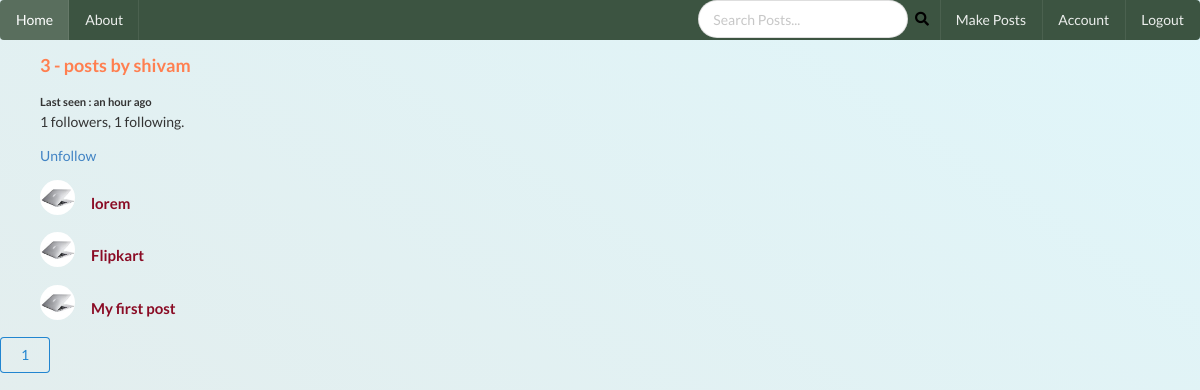
Screenshot of /user/shivam (signed in) with the database file from the repository.
### social_media/models.py (models this page shows, shortened)
class User(db.Model, UserMixin):
    id = db.Column(db.Integer, primary_key = True)
    username = db.Column(db.String(20), nullable = False, unique = True)
    email = db.Column(db.String(50), nullable = False, unique = True)
    image_file =db.Column(db.String(20), nullable = False, default = 'default.jpg')
    password = db.Column(db.String(60), nullable = False)
    posts = db.relationship("Post", backref ='author', lazy = True,cascade="all,delete")
    last_seen = db.Column(db.DateTime, default = datetime.utcnow)
    followed = db.relationship(
        'User', secondary = followers,
        primaryjoin = (followers.c.follower_id == id),
        secondaryjoin = (followers.c.followed_id == id),
        backref = db.backref('followers', lazy ='dynamic'), lazy = 'dynamic')
    def is_following(self, user):
        return self.followed.filter(followers.c.followed_id == user.id). count()>0

class Post(db.Model):
    __searchable__=['content']
    id = db.Column(db.Integer, primary_key = True)
    title = db.Column(db.String(100),nullable=False)
    date_posted = db.Column(db.DateTime, nullable=False, default = datetime.utcnow)
    content = db.Column(db.Text, nullable = False)
    user_id = db.Column(db.Integer, db.ForeignKey('user.id'), nullable=False)
    comments = db.relationship('Comment', backref = 'article', lazy = True, cascade="all,delete")

### social_media/users/routes.py (the view)
@users.route('/user/<string:username>')
@login_required
def user_posts_info(username):
    page = request.args.get('page', 1, type= int)
    user = User.query.filter_by(username= username).first()
    if user is None:
        return render_template('errors/403.html'), 403
    posts = Post.query.filter_by(author = user).order_by(Post.date_posted.desc()).paginate(page = page, per_page=8)
    return render_template('user.html',posts = posts, user = user)

### social_media/models.py (called while the page is built)
@login_manager.user_loader
def load_user(user_id):
    return User.query.get(int(user_id))

### social_media/templates/user.html (shortened to what this page needs)
{% extends 'base.html' %}
{% block content %}
<ul>
<h3 style="color: coral;">{{ posts.total }} - posts by  {{ user.username }}</h3>
{% if current_user.username == user.username %}
<small><b>Last seen : active now</b></small>
{% else %}
<small><b>Last seen : {{ moment(user.last_seen).fromNow() }}</b></small>
{% endif %}
<p>{{ user.followers.count() }} followers, {{ user.followed.count() }} following.</p>
  {% if user == current_user %}
  <p><a href="{{ url_for('users.account') }}">Edit your profile</a></p>
  {% elif not current_user.is_following(user) %}
  <p>
  <a href="{{ url_for('users.follow', username = user.username) }}">Follow</a>
  </p>
 {% else %}
 <p>
  <a href="{{ url_for('users.unfollow', username = user.username) }}">Unfollow</a>
  </p>
   {% endif %}
</ul>
    {% for post in posts.items %}
    <ul style="border: 2px rgb(255, 255, 255);">
    <div class="ui feed">
    <div class="event">
        <div class="label">
          <img class="ui small circular image" src="{{ url_for('static', filename = 'profile/' + post.author.image_file) }}">
        </div>
        <div class="content">
          <div class="extra text">
            <h4><a  href="{{ url_for('posts.post', post_id = post.id) }}" style="color: rgb(138, 11, 36);">{{ post.title }}</a></h4>
      </ul>
    {% endfor %}
{% for page_num in posts.iter_pages(left_edge =1, right_edge=1, left_current =1,right_current =2) %}
{% if page_num %}
{% if posts.page == page_num %}
<a href="{{ url_for('users.user_posts_info', username = user.username, page = page_num) }}"><button class="ui blue basic button">
  {{ page_num }}
</button>
</a>
{% else %}
<a href="{{ url_for('users.user_posts_info', username = user.username, page = page_num) }}"><button class="ui green basic button">
  {{ page_num }}
</button>
</a>
{% endif %}
{% else %}
    ...
{% endif %}
{% endfor %}
{% endblock %}

### social_media/static/css/style.css (style rules this page uses)
body { background: linear-gradient(to right top, #e4ebea, #e0f6fa); color: #333333; }
h1, h2, h3, h4, h5, h6 { color: #444444; }

### rows the page displays
User: username "shivam", last_seen "an hour ago"
Post: image_file (picture), title "lorem"
Post: image_file (picture), title "Flipkart"
Post: image_file (picture), title "My first post"

### other values shown
{{ posts.total }} "3"
{{ user.followers.count() }} "1"
{{ user.followed.count() }} "1"
{{ page_num }} "1"
